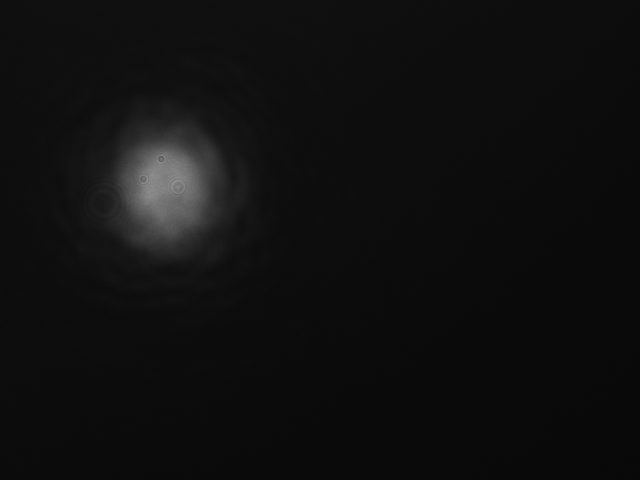
#> input picture images/images (1).pgm, 1280 x 960 px (shown at 1/2 size); its folder holds 4 pictures in this run
$ python main.py
#> lines starting #> are read from the running program, lines starting #| are printed output that depends on the picture
### functions.py
from PIL import Image, ImageDraw
import numpy as np
import cv2
import matplotlib.pyplot as plt


# [17 lines left out: function get_heighest_zone, not called in this run]

def get_centroid(filename):
#> called with filename = 'images (1).pgm'
    beam = np.copy(cv2.imread(filename))
#> beam is the input picture: shape (960, 1280, 3); min 5, max 155, mean 15.4
    bw_beam = cv2.cvtColor(beam, cv2.COLOR_BGR2GRAY)
    val = cv2.minMaxLoc(bw_beam)
#> val = (5, 155, (1250, 944), (321, 326))
    col_center = val[3][0]
#> col_center = 321
    row_center = val[3][1]
#> row_center = 326
    return col_center, row_center, bw_beam.shape[0], bw_beam.shape[1]

# [19 lines left out: function get_centroid_mask, not called in this run]

### main.py
import os
import concurrent.futures
import numpy as np
import matplotlib.pyplot as plt
import cv2
import h5py
from functions import get_centroid

if __name__ == '__main__':

    os.chdir('images')
    beam_liste = os.listdir()
    array_centroid = []

    with concurrent.futures.ProcessPoolExecutor() as executor:
        results = executor.map(get_centroid, beam_liste)
#> call 2 of get_centroid, with filename = 'images (2).pgm'
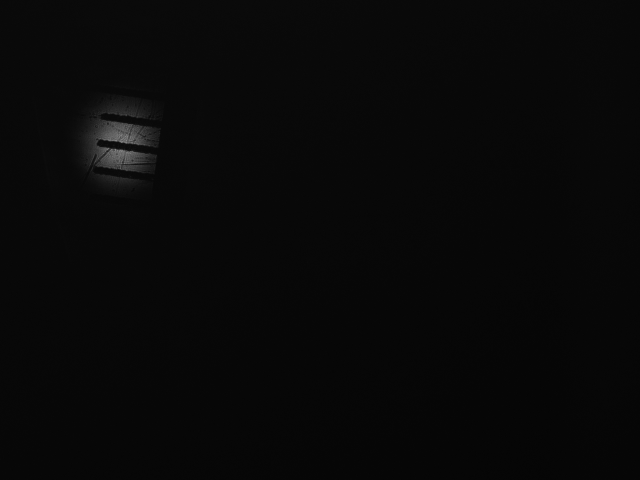
#> input picture images/images (2).pgm, 1280 x 960 px (shown at 1/2 size)
#> in get_centroid, beam is the input picture: shape (960, 1280, 3); min 4, max 161, mean 8.3
#> in get_centroid (call 2), `val = cv2.minMaxLoc(bw_beam)`: val = (4, 161, (1076, 550), (235, 300))
#> in get_centroid (call 2), `col_center = val[3][0]`: col_center = 235
#> in get_centroid (call 2), `row_center = val[3][1]`: row_center = 300
#> call 3 of get_centroid, with filename = 'images (3).pgm'
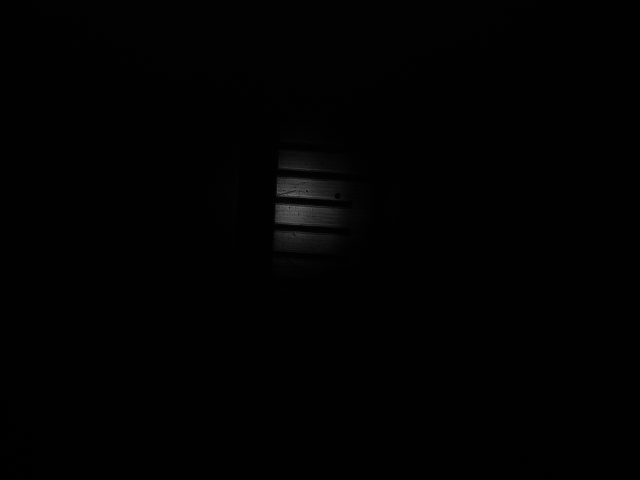
#> input picture images/images (3).pgm, 1280 x 960 px (shown at 1/2 size)
#> in get_centroid, beam is the input picture: shape (960, 1280, 3); min 0, max 137, mean 1.4
#> in get_centroid (call 3), `val = cv2.minMaxLoc(bw_beam)`: val = (0, 137, (31, 0), (576, 417))
#> in get_centroid (call 3), `col_center = val[3][0]`: col_center = 576
#> in get_centroid (call 3), `row_center = val[3][1]`: row_center = 417
#> call 4 of get_centroid, with filename = 'images (4).pgm'
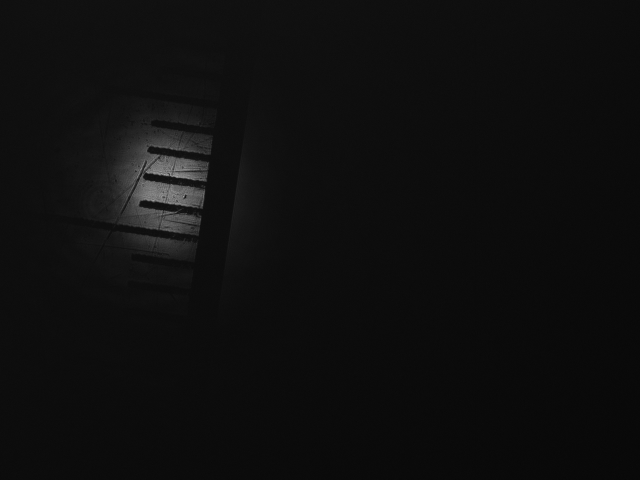
#> input picture images/images (4).pgm, 1280 x 960 px (shown at 1/2 size)
#> in get_centroid, beam is the input picture: shape (960, 1280, 3); min 6, max 186, mean 14.8
#> in get_centroid (call 4), `val = cv2.minMaxLoc(bw_beam)`: val = (6, 186, (1219, 808), (351, 353))
#> in get_centroid (call 4), `col_center = val[3][0]`: col_center = 351
#> in get_centroid (call 4), `row_center = val[3][1]`: row_center = 353
        for r in results:
            array_centroid.append(r)
#> this loop made 4 passes
#> r on passes 1 to 4: (321, 326, 960, 1280), (235, 300, 960, 1280), (576, 417, 960, 1280), (351, 353, 960, 1280)
#> after the loop, array_centroid = [(321, 326, 960, 1280), (235, 300, 960, 1280), (576, 417, 960, 1280), (351, 353, 960, 1280)]
    os.chdir("..")
    f = h5py.File("centroid.hdf5", "w")
    f.create_dataset("centroid", data=array_centroid)
    print(array_centroid)
#| [(321, 326, 960, 1280), (235, 300, 960, 1280), (576, 417, 960, 1280), (351, 353, 960, 1280)]
